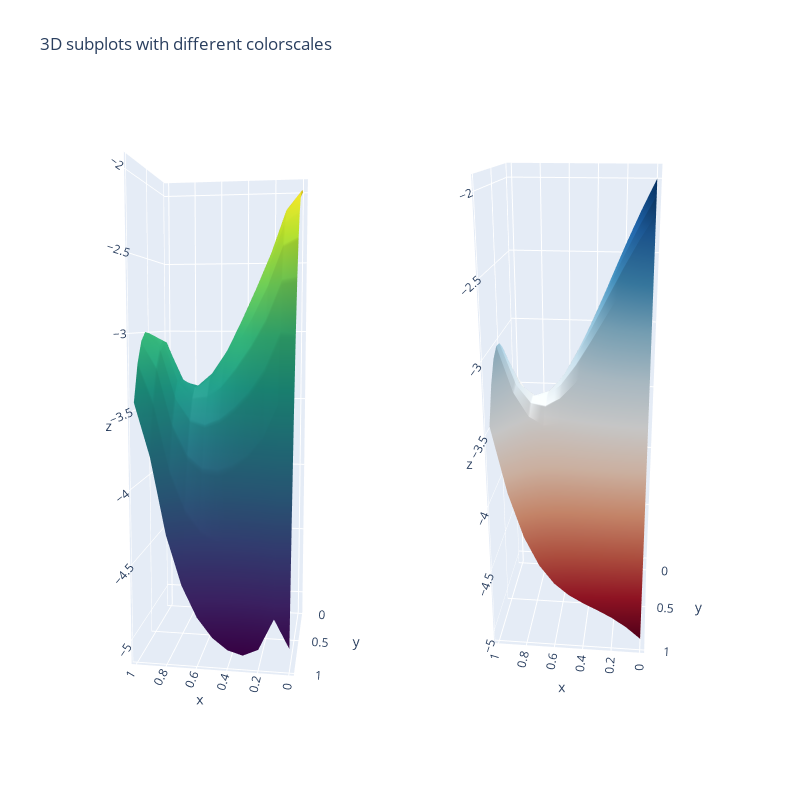

Notebook cell for this chart:
### Code cell
X, Y = np.meshgrid(x, t)
y1 = bw_euler(x,t)

fig = make_subplots(
    rows=1, cols=2,
    specs=[[{'type': 'surface'}, {'type': 'surface'}]])

fig.add_trace(
    go.Surface(x=X, y=Y, z=y1, colorscale='Viridis', showscale=False),
    row=1, col=1)

fig.add_trace(
    go.Surface(x=X, y=Y, z=U(Y,X), colorscale='RdBu', showscale=False),
    row=1, col=2)



fig.update_layout(
    title_text='3D subplots with different colorscales',
    height=800,
    width=800
)

fig.show()
